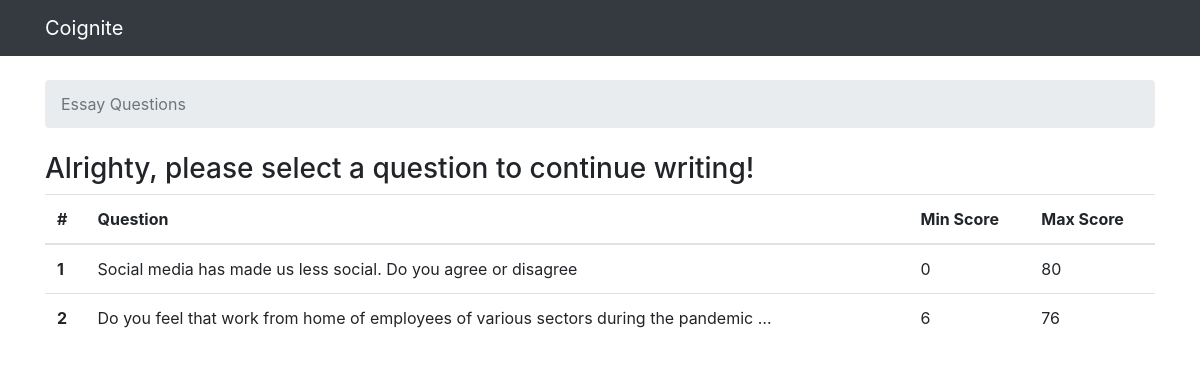
The page / on the database its author committed.
### grader/models.py (models this page shows, shortened)
class Question(models.Model):
    question_title = models.TextField(max_length=100000)
    setn = models.IntegerField(unique=True)
    min_score = models.IntegerField()
    max_score = models.IntegerField()

### grader/views.py (the view)
# urls.py: path('', views.index, name='index'),
def index(request):
    questions_list = Question.objects.order_by('setn')
    context = {
        'questions_list': questions_list,
    }
    return render(request, 'grader/index.html', context)

### grader/templates/grader/index.html (shortened to what this page needs)
{% extends 'base.html' %}
{% block breadcrumb %}
  <li class="breadcrumb-item active">Essay Questions</li>
{% endblock %}
{% block content %}
    {% if questions_list %}
        <p class="h3">Alrighty, please select a question to continue writing!</p>
        <table class="table">
                <thead>
                  <tr>
                    <th scope="col">#</th>
                    <th scope="col">Question</th>
                    <th scope="col">Min Score</th>
                    <th scope="col">Max Score</th>
                  </tr>
                </thead>
                {% for question in questions_list %}
                    <tr class="clickable-row" data-href='/{{ question.setn}}'>
                        <th scope="row">{{ question.setn }}</th>
                        <td>{{ question.question_title|truncatewords:15 }}</td>
                        <td>{{ question.min_score }}</td>
                        <td>{{ question.max_score }}</td>
                      </tr>
                {% endfor %}
        </table>
    {% else %}
        <p>No polls are available.</p>
    {% endif %}
{% endblock %}

### templates/base.html (shortened to what this page needs)
{% load static %}
<!DOCTYPE html>
<html>
  <head>
    <link rel="stylesheet" href="{% static 'css/bootstrap.min.css' %}">
  </head>
  <body>
    <nav class="navbar navbar-expand-lg navbar-dark bg-dark">
      <div class="container">
        <a class="navbar-brand" href="{% url 'index' %}">Coignite</a>
      </div>
    </nav>
    <div class="container">
      <ol class="breadcrumb my-4">
        {% block breadcrumb %}
        {% endblock %}
      </ol>
      {% block content %}
      {% endblock %}
    </div>
  </body>
</html>

### rows shown on the page
Question: setn "1", question_title "Social media has made us less social. Do you agree or disagree", min_score "0", max_score "80"
Question: setn "2", question_title "Do you feel that work from home of employees of various sectors during the pandemic …", min_score "6", max_score "76"
